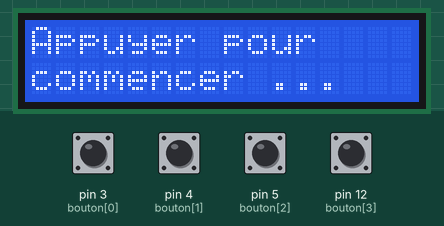
This sketch was run on a simulated Arduino Uno, built with avr-gcc and run on an emulated ATmega328P. On the bench: 16×2 character LCD. The test bench sets the inputs (shaded band); at power-on: pin 3 (bouton[0]), pin 4 (bouton[1]), pin 5 (bouton[2]), pin 12 (bouton[3]) HIGH. Random numbers use the default seed unless the sketch sets one.

Above: at 0.8 s.
0.9 s: pin 12 (bouton[3]) pulled LOW for 3.2 s
At 4.3 s:
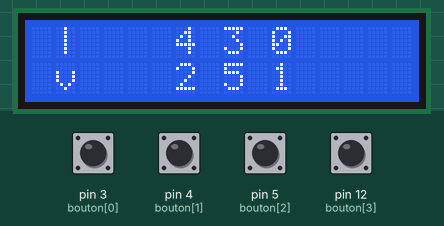
5.6 s: pin 3 (bouton[0]) pulled LOW for 1 s
At 6.3 s:
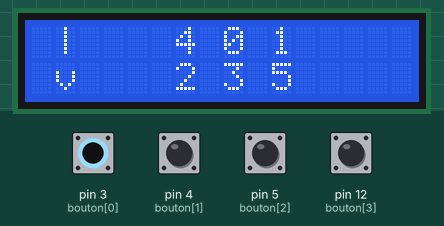
8.1 s: pin 4 (bouton[1]) pulled LOW for 1 s
At 9.3 s:
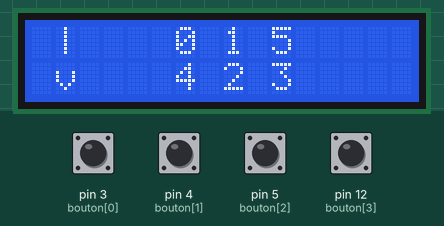
10.6 s: pin 5 (bouton[2]) pulled LOW for 1 s
At 11.3 s:
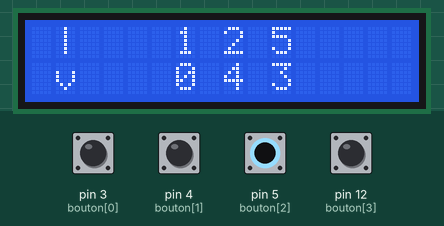
13.1 s: pin 12 (bouton[3]) pulled LOW for 1 s
At 14.3 s:
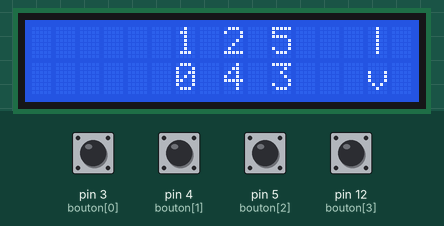
15.6 s: pin 3 (bouton[0]) pulled LOW for 1 s
At 16.3 s:
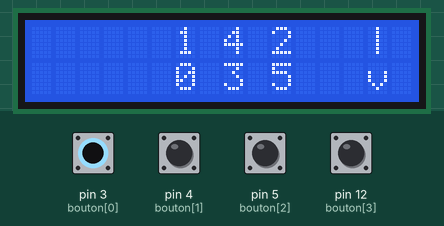
Timing chart, 0 to 18.6 s (numbered marks = the images above; inputs shaded):
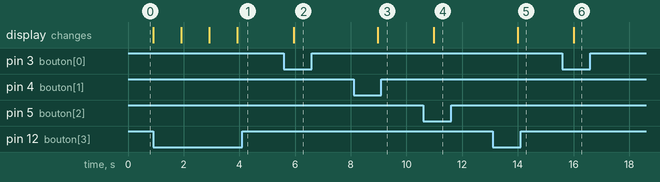

Measured:
- after the input at 0.9 s, the display: first changes at once (image 1 shows a later state)
- after the input at 5.6 s, the display: changes after 0.34 s (image 2)
- after the input at 8.1 s, the display: changes after 0.86 s (image 3)
- after the input at 10.6 s, the display: changes after 0.38 s (image 4)
- after the input at 13.1 s, the display: changes after 0.90 s (image 5)
- after the input at 15.6 s, the display: changes after 0.41 s (image 6)

The sketch:

premier_jeu.ino
```cpp
#include <LiquidCrystal.h>

// Constantes
#define NB_BOUTON 4
#define NB_CHARJEU 6
#define NB_CHARSENS 2
#define NB_INTJEU 6

const int bouton[NB_BOUTON] =  {3, 4, 5, 12};

// Variables
int jeu[NB_INTJEU];
int secondes = 0;
char ligneJeu[NB_CHARJEU] = "";
char ligneSens[NB_CHARSENS] = "";
bool win = 0;
bool boutonRota = 0;
bool boutonGauche;
bool boutonAll;
bool boutonDroit;
LiquidCrystal ecran(11, 10, 9, 8, 7, 6);

// Prototypes
void affichageJeu(bool etat);
void affichageDebut();
void modifGauche(bool etat);
void modifDroit(bool etat);
void modifAll(bool etat);
void randJeu(int * jeu);
bool victoire(int * jeu);
void vicMessage(int secondes);
void horloge(int secondes);

//Main
void setup(){
    randomSeed(analogRead(0));
    ecran.begin(16, 2);
    for (int i = 0; i < NB_BOUTON; i++){
        pinMode(bouton[i], INPUT_PULLUP);
    }
    while (digitalRead(bouton[3])){
        affichageDebut();
    }
    randJeu(jeu);
}
void loop(){
    while (!win) {
        boutonGauche = digitalRead(bouton[2]);
        boutonAll = digitalRead(bouton[1]);
        boutonDroit = digitalRead(bouton[0]);

        if (!digitalRead(bouton[3])){
            if (boutonRota){
                boutonRota = 0;
            }
            else {
                boutonRota = 1;
            }
        }
        if (!boutonGauche){
            modifGauche(boutonRota);
        }
        if (!boutonDroit){
            modifDroit(boutonRota);
        }
        if (!boutonAll){
            modifAll(boutonRota);
        }
        affichageJeu(boutonRota);
        secondes++;
        win = victoire(jeu);
        delay(1000);
    }
    vicMessage(secondes);
    delay(100);
}

// Fonctions
void affichageJeu(bool etat){
    ecran.clear();
    ecran.home();
    ecran.setCursor(6, 0);
    sprintf(ligneJeu, "%d %d %d", jeu[0], jeu[1], jeu[2]);
    ecran.print(ligneJeu);
    ecran.setCursor(6, 1);
    sprintf(ligneJeu, "%d %d %d", jeu[3], jeu[4], jeu[5]);
    ecran.print(ligneJeu);
    if (etat) {
        ecran.setCursor(14, 0);
        sprintf(ligneSens, "|");
        ecran.print(ligneSens);
        ecran.setCursor(14, 1);
        sprintf(ligneSens, "v");
        ecran.print(ligneSens);
    }
    else {
        ecran.setCursor(1, 0);
        sprintf(ligneSens, "|");
        ecran.print(ligneSens);
        ecran.setCursor(1, 1);
        sprintf(ligneSens, "v");
        ecran.print(ligneSens);
    }
}

void affichageDebut(){
    ecran.home();
    ecran.write("Appuyer pour");
    ecran.setCursor(0, 1);
    ecran.write("commencer ...");
}

void modifGauche(bool etat){
    int buffer = jeu[0];
    if (etat) {
        jeu[0] = jeu[3];
        jeu[3] = jeu[4];
        jeu[4] = jeu[1];
        jeu[1] = buffer;
    }
    else {
        jeu[0] = jeu[1];
        jeu[1] = jeu[4];
        jeu[4] = jeu[3];
        jeu[3] = buffer;
    }
}

void modifDroit(bool etat){
    int buffer = jeu[1];
    if (etat) {
        jeu[1] = jeu[4];
        jeu[4] = jeu[5];
        jeu[5] = jeu[2];
        jeu[2] = buffer;
    }
    else {
        jeu[1] = jeu[2];
        jeu[2] = jeu[5];
        jeu[5] = jeu[4];
        jeu[4] = buffer;
    }
}

void modifAll(bool etat){
    int buffer = jeu[0];
    if (etat) {
        jeu[0] = jeu[3];
        jeu[3] = jeu[4];
        jeu[4] = jeu[5];
        jeu[5] = jeu[2];
        jeu[2] = jeu[1];
        jeu[1] = buffer;
    }
    else {
        jeu[0] = jeu[1];
        jeu[1] = jeu[2];
        jeu[2] = jeu[5];
        jeu[5] = jeu[4];
        jeu[4] = jeu[3];
        jeu[3] = buffer;
    }
}

void randJeu(int * jeu){
    int age, i, ran, compteur;
    for (age = 0; age < 6; age++){
        jeu[age] = -1;
    }
    for (age = 0; age < 6; age++) {
        ran = random() % (6 - age);
        compteur = 0;
        for (i = 0; i < 6; i++) {
            if (jeu[i] != -1) continue;
            if (compteur == ran) {
                jeu[i] = age;
                break;
            }
            compteur++;
        }
    }
}

bool victoire(int * jeu){
    for (int k = 0; k < 6; k++){
        if (jeu[k] != k){
            return 0;
        }
    }
    return 1;
}

void vicMessage(int secondes){
    ecran.clear();
    ecran.home();
    ecran.write("Victoire !!");
    horloge(secondes);
}

void horloge(int secondes){
    char temps[16] = "";
    int minutes = secondes / 60, heures = minutes / 60;
    secondes%=60;
    sprintf(temps, "en : %2d:%2d:%2d", heures, minutes, secondes);
    ecran.setCursor(2, 1);
    ecran.print(temps);
}
```
